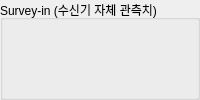
        <widget class="QGroupBox" name="survey_group">
          <property name="minimumSize">
            <size>
              <width>0</width>
              <height>0</height>
            </size>
          </property>
          <property name="maximumSize">
            <size>
              <width>16777215</width>
              <height>16777215</height>
            </size>
          </property>
          <property name="title">
            <string>Survey-in (수신기 자체 관측치)</string>
          </property>
          <layout class="QGridLayout" name="layout37" columnstretch="0,0,0">
            <property name="leftMargin">
              <number>9</number>
            </property>
            <property name="topMargin">
              <number>9</number>
            </property>
            <property name="rightMargin">
              <number>9</number>
            </property>
            <property name="bottomMargin">
              <number>9</number>
            </property>
            <property name="spacing">
              <number>6</number>
            </property>
            <item row="0" column="0" rowspan="1" colspan="1">
              <widget class="QWidget" name="survey_values_status">
                <property name="engineeringLabel" stdset="0">
                  <string>Status</string>
                </property>
                <layout class="QVBoxLayout" name="survey_values_status_layout">
                  <property name="leftMargin">
                    <number>0</number>
                  </property>
                  <property name="topMargin">
                    <number>0</number>
                  </property>
                  <property name="rightMargin">
                    <number>0</number>
                  </property>
                  <property name="bottomMargin">
                    <number>0</number>
                  </property>
                </layout>
              </widget>
            </item>
            <item row="0" column="1" rowspan="1" colspan="1">
              <widget class="QWidget" name="survey_values_duration">
                <property name="engineeringLabel" stdset="0">
                  <string>Duration</string>
                </property>
                <layout class="QVBoxLayout" name="survey_values_duration_layout">
                  <property name="leftMargin">
                    <number>0</number>
                  </property>
                  <property name="topMargin">
                    <number>0</number>
                  </property>
                  <property name="rightMargin">
                    <number>0</number>
                  </property>
                  <property name="bottomMargin">
                    <number>0</number>
                  </property>
                </layout>
              </widget>
            </item>
            <item row="0" column="2" rowspan="1" colspan="1">
              <widget class="QWidget" name="survey_values_accuracy">
                <property name="engineeringLabel" stdset="0">
                  <string>Mean accuracy</string>
                </property>
                <layout class="QVBoxLayout" name="survey_values_accuracy_layout">
                  <property name="leftMargin">
                    <number>0</number>
                  </property>
                  <property name="topMargin">
                    <number>0</number>
                  </property>
                  <property name="rightMargin">
                    <number>0</number>
                  </property>
                  <property name="bottomMargin">
                    <number>0</number>
                  </property>
                </layout>
              </widget>
            </item>
            <item row="1" column="0" rowspan="1" colspan="1">
              <widget class="QWidget" name="survey_values_observations">
                <property name="engineeringLabel" stdset="0">
                  <string>Observations</string>
                </property>
                <layout class="QVBoxLayout" name="survey_values_observations_layout">
                  <property name="leftMargin">
                    <number>0</number>
                  </property>
                  <property name="topMargin">
                    <number>0</number>
                  </property>
                  <property name="rightMargin">
                    <number>0</number>
                  </property>
                  <property name="bottomMargin">
                    <number>0</number>
                  </property>
                </layout>
              </widget>
            </item>
            <item row="1" column="1" rowspan="1" colspan="1">
              <widget class="QWidget" name="survey_values_ecef">
                <property name="engineeringLabel" stdset="0">
                  <string>Mean ECEF X/Y/Z</string>
                </property>
                <layout class="QVBoxLayout" name="survey_values_ecef_layout">
                  <property name="leftMargin">
                    <number>0</number>
                  </property>
                  <property name="topMargin">
                    <number>0</number>
                  </property>
                  <property name="rightMargin">
                    <number>0</number>
                  </property>
                  <property name="bottomMargin">
                    <number>0</number>
                  </property>
                </layout>
              </widget>
            </item>
          </layout>
        </widget>
